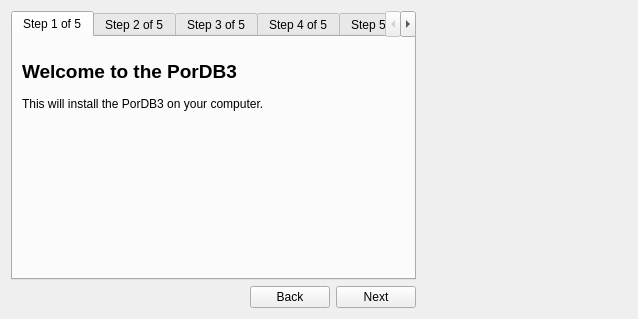
<?xml version="1.0" encoding="UTF-8"?>
<ui version="4.0">
 <class>Dialog</class>
 <widget class="QDialog" name="Dialog">
  <property name="geometry">
   <rect>
    <x>0</x>
    <y>0</y>
    <width>638</width>
    <height>319</height>
   </rect>
  </property>
  <property name="windowTitle">
   <string>PorDB3 Setup</string>
  </property>
  <layout class="QFormLayout" name="formLayout_4">
   <item row="0" column="0">
    <layout class="QVBoxLayout" name="verticalLayout_5">
     <item>
      <widget class="QTabWidget" name="tabWidget">
       <property name="currentIndex">
        <number>0</number>
       </property>
       <widget class="QWidget" name="tab_2">
        <attribute name="title">
         <string>Step 1 of 5</string>
        </attribute>
        <layout class="QFormLayout" name="formLayout_2">
         <item row="0" column="0">
          <widget class="QLabel" name="label_3">
           <property name="text">
            <string>&lt;!DOCTYPE HTML PUBLIC &quot;-//W3C//DTD HTML 4.0//EN&quot; &quot;http://www.w3.org/TR/REC-html40/strict.dtd&quot;&gt;
&lt;html&gt;&lt;head&gt;&lt;meta name=&quot;qrichtext&quot; content=&quot;1&quot; /&gt;&lt;style type=&quot;text/css&quot;&gt;
p, li { white-space: pre-wrap; }
&lt;/style&gt;&lt;/head&gt;&lt;body style=&quot; font-family:'Noto Sans'; font-size:10pt; font-weight:400; font-style:normal;&quot;&gt;
&lt;p style=&quot;-qt-paragraph-type:empty; margin-top:0px; margin-bottom:0px; margin-left:0px; margin-right:0px; -qt-block-indent:0; text-indent:0px; font-family:'Sans Serif'; font-size:9pt;&quot;&gt;&lt;br /&gt;&lt;/p&gt;
&lt;p style=&quot; margin-top:0px; margin-bottom:0px; margin-left:0px; margin-right:0px; -qt-block-indent:0; text-indent:0px;&quot;&gt;&lt;span style=&quot; font-family:'Sans Serif'; font-size:14pt; font-weight:600;&quot;&gt;Welcome to the PorDB3&lt;/span&gt;&lt;/p&gt;
&lt;p style=&quot;-qt-paragraph-type:empty; margin-top:0px; margin-bottom:0px; margin-left:0px; margin-right:0px; -qt-block-indent:0; text-indent:0px; font-family:'Sans Serif'; font-size:9pt;&quot;&gt;&lt;br /&gt;&lt;/p&gt;
&lt;p style=&quot; margin-top:0px; margin-bottom:0px; margin-left:0px; margin-right:0px; -qt-block-indent:0; text-indent:0px;&quot;&gt;&lt;span style=&quot; font-family:'Sans Serif'; font-size:9pt;&quot;&gt;This will install the PorDB3 on your computer.&lt;/span&gt;&lt;/p&gt;
&lt;p style=&quot;-qt-paragraph-type:empty; margin-top:0px; margin-bottom:0px; margin-left:0px; margin-right:0px; -qt-block-indent:0; text-indent:0px; font-family:'Sans Serif'; font-size:9pt;&quot;&gt;&lt;br /&gt;&lt;/p&gt;&lt;/body&gt;&lt;/html&gt;</string>
           </property>
          </widget>
         </item>
        </layout>
       </widget>
       <widget class="QWidget" name="tab">
        <attribute name="title">
         <string>Step 2 of 5</string>
        </attribute>
        <widget class="QWidget" name="layoutWidget">
         <property name="geometry">
          <rect>
           <x>10</x>
           <y>20</y>
           <width>531</width>
           <height>215</height>
          </rect>
         </property>
         <layout class="QVBoxLayout" name="verticalLayout">
          <item>
           <widget class="QLabel" name="label">
            <property name="text">
             <string>Database</string>
            </property>
           </widget>
          </item>
          <item>
           <widget class="QListWidget" name="listWidgetDB"/>
          </item>
         </layout>
        </widget>
       </widget>
       <widget class="QWidget" name="tab_3">
        <attribute name="title">
         <string>Step 3 of 5</string>
        </attribute>
        <layout class="QFormLayout" name="formLayout">
         <item row="0" column="0">
          <layout class="QVBoxLayout" name="verticalLayout_3">
           <item>
            <layout class="QHBoxLayout" name="horizontalLayout_3">
             <item>
              <widget class="QLabel" name="label_5">
               <property name="text">
                <string>Select the directory where to install PorDB3:</string>
               </property>
              </widget>
             </item>
             <item>
              <widget class="QPushButton" name="pushButtonDir">
               <property name="text">
                <string>Select or create directory</string>
               </property>
              </widget>
             </item>
            </layout>
           </item>
           <item>
            <widget class="QLabel" name="labelDirectory">
             <property name="text">
              <string>Directory: </string>
             </property>
            </widget>
           </item>
           <item>
            <layout class="QHBoxLayout" name="horizontalLayout_4">
             <item>
              <widget class="QLabel" name="label_7">
               <property name="text">
                <string>Select the zip file of the downloaded PorDB3:</string>
               </property>
              </widget>
             </item>
             <item>
              <widget class="QPushButton" name="pushButtonZip">
               <property name="text">
                <string>Select</string>
               </property>
              </widget>
             </item>
            </layout>
           </item>
           <item>
            <widget class="QLabel" name="labelFile">
             <property name="text">
              <string>File: </string>
             </property>
            </widget>
           </item>
          </layout>
         </item>
        </layout>
       </widget>
       <widget class="QWidget" name="tab_4">
        <attribute name="title">
         <string>Step 4 of 5</string>
        </attribute>
        <layout class="QFormLayout" name="formLayout_3">
         <item row="0" column="0">
          <widget class="QLabel" name="label_9">
           <property name="text">
            <string>Click on the Next button to install the PorDB3</string>
           </property>
          </widget>
         </item>
        </layout>
       </widget>
       <widget class="QWidget" name="tab_5">
        <attribute name="title">
         <string>Step 5 of 5</string>
        </attribute>
        <layout class="QGridLayout" name="gridLayout_2">
         <item row="0" column="0">
          <layout class="QVBoxLayout" name="verticalLayout_4">
           <item>
            <widget class="QListWidget" name="listWidget"/>
           </item>
           <item>
            <widget class="QLabel" name="label_10">
             <property name="text">
              <string/>
             </property>
            </widget>
           </item>
          </layout>
         </item>
        </layout>
       </widget>
      </widget>
     </item>
     <item>
      <layout class="QHBoxLayout" name="horizontalLayout">
       <item>
        <spacer name="horizontalSpacer">
         <property name="orientation">
          <enum>Qt::Horizontal</enum>
         </property>
         <property name="sizeHint" stdset="0">
          <size>
           <width>40</width>
           <height>20</height>
          </size>
         </property>
        </spacer>
       </item>
       <item>
        <widget class="QPushButton" name="pushButtonBack">
         <property name="text">
          <string>Back</string>
         </property>
        </widget>
       </item>
       <item>
        <widget class="QPushButton" name="pushButtonNext">
         <property name="text">
          <string>Next</string>
         </property>
        </widget>
       </item>
      </layout>
     </item>
    </layout>
   </item>
  </layout>
 </widget>
 <resources/>
 <connections/>
</ui>
